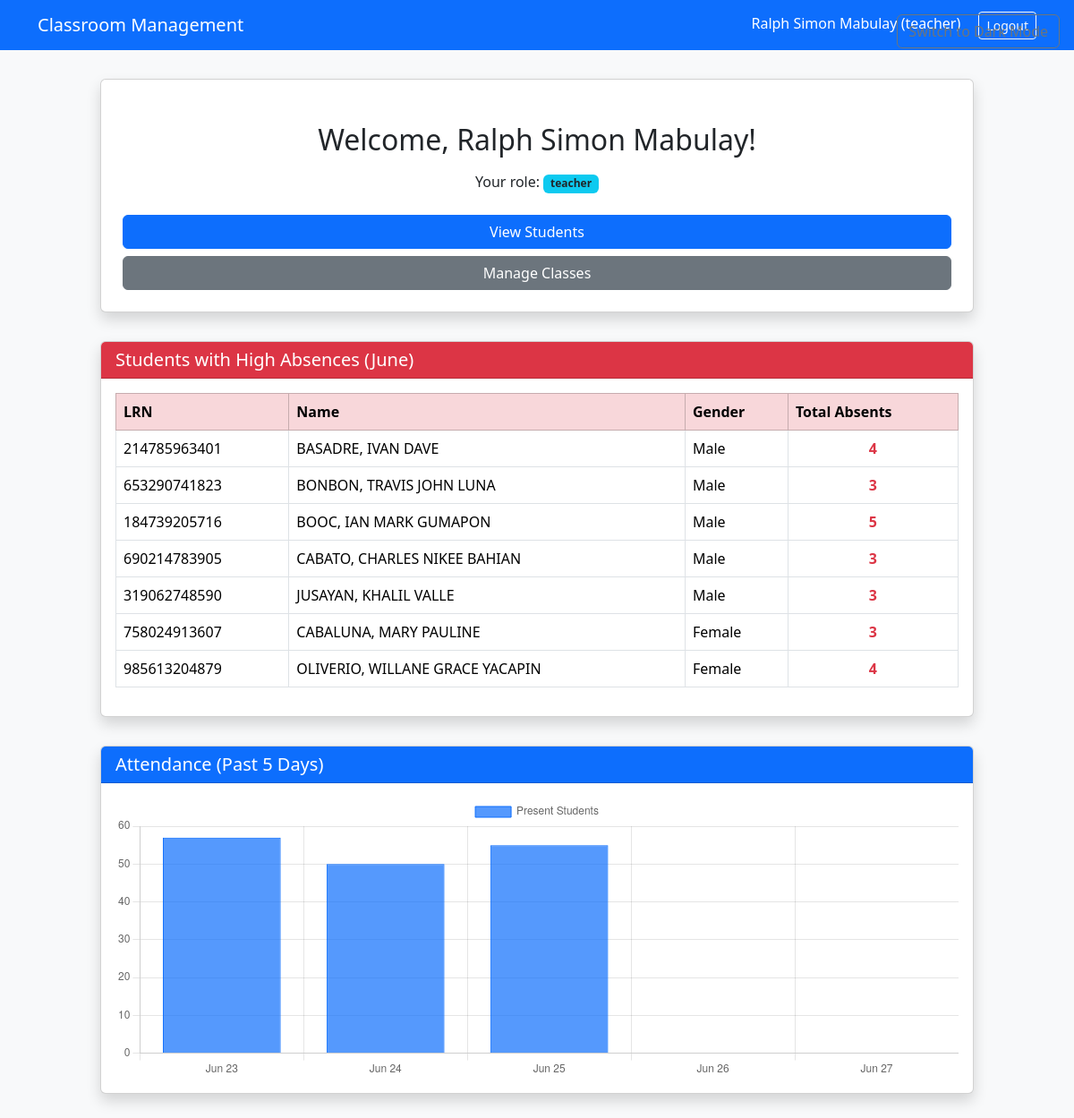
/index.php (signed in), run on the app's committed database.
### tables this page shows
CREATE TABLE `tbl_students` (
  `id` int(11) NOT NULL AUTO_INCREMENT,
  `lrn` varchar(12) NOT NULL,
  `first_name` varchar(50) NOT NULL,
  `last_name` varchar(50) NOT NULL,
  `birthdate` date NOT NULL,
  `gender` enum('Male','Female') NOT NULL,
  `address` varchar(255) DEFAULT NULL,
  `grade_level` varchar(10) DEFAULT NULL,
  `section` varchar(50) DEFAULT NULL,
  `contact_number` varchar(20) DEFAULT NULL,
  `guardian_name` varchar(100) DEFAULT NULL,
  `profile_picture` varchar(255) DEFAULT NULL,
  PRIMARY KEY (`id`),
  UNIQUE KEY `lrn` (`lrn`)
);

### index.php (the view, shortened to what this page needs)
<?php
if (isset($_SESSION['user_id'])) {
    $full_name = $_SESSION['full_name'];
    $role = $_SESSION['role'];
} else {
    header('Location: login.php');
    exit;
}
?>
<!DOCTYPE html>
<html>
<head>
    <link href="https://cdn.jsdelivr.net/npm/bootstrap@5.3.3/dist/css/bootstrap.min.css" rel="stylesheet">
</head>
<body class="bg-light">
    <nav class="navbar navbar-expand-lg navbar-dark bg-primary">
        <div class="container">
            <a class="navbar-brand" href="#">Classroom Management</a>
            <div class="ms-auto">
                <span class="navbar-text text-white me-3">
                    <?= htmlspecialchars($full_name) ?> (<?= htmlspecialchars($role) ?>)
                </span>
                <a href="logout.php" class="btn btn-outline-light btn-sm">Logout</a>
            </div>
        </div>
    </nav>
    <div class="container" style="max-width: 1000px; margin: 2rem auto;">
        <div class="row justify-content-center">
            <div class="col-12">
                <div class="card shadow p-4">
                    <h2 class="mb-3 text-center">Welcome, <?= htmlspecialchars($full_name) ?>!</h2>
                    <p class="text-center mb-4">
                        Your role: <span class="badge bg-info text-dark"><?= htmlspecialchars($role) ?></span>
                    </p>
                    <div class="d-grid gap-2">
                        <a href="students.php" class="btn btn-primary">View Students</a>
                        <a href="manage_class.php" class="btn btn-secondary">Manage Classes</a>
                    </div>
                </div>
            </div>
        </div>
    </div>
    <?php
    require 'db_connect.php';
    $stmt = $pdo->query("SELECT lrn, first_name, last_name, gender, birthdate FROM tbl_students");
    $students = $stmt->fetchAll();
    ?>
    <?php
    $currentMonth = date('F');
    $school_year = date('Y') . '-' . (date('n') >= 6 ? date('Y', strtotime('+1 year')) : date('Y'));
    $high_absent_students = [];
    foreach ($students as $student) {
        $stmt_id = $pdo->prepare("SELECT id FROM tbl_students WHERE lrn = ?");
        $stmt_id->execute([$student['lrn']]);
        $row = $stmt_id->fetch();
        $student_id = $row ? $row['id'] : null;
        if ($student_id) {
            $stmt2 = $pdo->prepare("SELECT COUNT(*) as absents FROM tbl_attendance_raw WHERE student_id = ? AND month = ? AND school_year = ? AND am_status = 'Absent' AND pm_status = 'Absent'");
            $stmt2->execute([$student_id, $currentMonth, $school_year]);
            $absents = $stmt2->fetchColumn();
            if ($absents >= 3) {
                $high_absent_students[] = [
                    'lrn' => $student['lrn'],
                    'name' => $student['last_name'] . ', ' . $student['first_name'],
                    'gender' => $student['gender'],
                    'absents' => $absents
                ];
            }
        }
    }
    ?>
    <?php if (count($high_absent_students) > 0): ?>
        <div class="container" style="max-width: 1000px; margin: 2rem auto;">
            <div class="card shadow mb-4">
                <div class="card-header bg-danger text-white">
                    <h5 class="mb-0">Students with High Absences (<?= $currentMonth ?>)</h5>
                </div>
                <div class="card-body">
                    <table class="table table-bordered table-hover align-middle">
                        <thead class="table-danger">
                            <tr>
                                <th>LRN</th>
                                <th>Name</th>
                                <th>Gender</th>
                                <th>Total Absents</th>
                            </tr>
                        </thead>
                        <tbody>
                            <?php foreach ($high_absent_students as $s): ?>
                                <tr>
                                    <td><?= htmlspecialchars($s['lrn']) ?></td>
                                    <td><?= htmlspecialchars($s['name']) ?></td>
                                    <td><?= htmlspecialchars($s['gender']) ?></td>
                                    <td class="fw-bold text-danger text-center"><?= $s['absents'] ?></td>
                                </tr>
                            <?php endforeach; ?>
                        </tbody>
                    </table>
                </div>
            </div>
        </div>
    <?php endif; ?>
    <?php
    $attendance_dates = [];
    $attendance_counts = [];
    $school_year = date('Y') . '-' . (date('n') >= 6 ? date('Y', strtotime('+1 year')) : date('Y'));
    $days_collected = 0;
    $days_checked = 0;
    while ($days_collected < 5) {
        $date = date('Y-m-d', strtotime("-$days_checked days"));
        $day_of_week = date('N', strtotime($date));
        if ($day_of_week < 6) {
            $attendance_dates[] = $date;
            $day = date('j', strtotime($date));
            $month = date('F', strtotime($date));
            $stmt = $pdo->prepare("SELECT COUNT(*) FROM tbl_attendance_raw WHERE day = ? AND month = ? AND school_year = ? AND am_status = 'Present' AND pm_status = 'Present'");
            $stmt->execute([$day, $month, $school_year]);
            $attendance_counts[] = (int)$stmt->fetchColumn();
            $days_collected++;
        }
        $days_checked++;
    }
    $attendance_dates = array_reverse($attendance_dates);
    $attendance_counts = array_reverse($attendance_counts);
    ?>
    <div class="container" style="max-width: 1000px; margin: 2rem auto;">
        <div class="card shadow mb-4">
            <div class="card-header bg-primary text-white">
                <h5 class="mb-0">Attendance (Past 5 Days)</h5>
            </div>
            <div class="card-body">
                <canvas id="attendanceChart" height="100"></canvas>
            </div>
        </div>
    </div>
    <button id="theme-toggle" class="btn btn-outline-secondary position-fixed" style="top: 1rem; right: 1rem; z-index: 1050;">
    </button>
    <script>
        const ctx = document.getElementById('attendanceChart').getContext('2d');
        const attendanceChart = new Chart(ctx, {
            type: 'bar',
            data: {
                labels: <?= json_encode(array_map(function($d) { return date('M d', strtotime($d)); }, $attendance_dates)) ?>,
                datasets: [{
                    label: 'Present Students',
                    data: <?= json_encode($attendance_counts) ?>,
                    backgroundColor: 'rgba(13,110,253,0.7)',
                    borderColor: 'rgba(13,110,253,1)',
                    borderWidth: 1
                }]
            },
            options: {
                scales: {
                    y: { beginAtZero: true, precision: 0 }
                }
            }
        });
        // Check saved theme or default to light
        function setTheme(theme) {
            if (theme === 'dark') {
                document.body.classList.add('bg-dark', 'text-light');
                document.querySelectorAll('.card, .navbar, .table, .form-control, .form-select').forEach(el => {
                    el.classList.add('bg-dark', 'text-light', 'border-secondary');
                });
                document.getElementById('theme-toggle').textContent = 'Switch to Light Mode';
            } else {
                document.body.classList.remove('bg-dark', 'text-light');
                document.querySelectorAll('.card, .navbar, .table, .form-control, .form-select').forEach(el => {
                    el.classList.remove('bg-dark', 'text-light', 'border-secondary');
                });
                document.getElementById('theme-toggle').textContent = 'Switch to Dark Mode';
            }
            localStorage.setItem('theme', theme);
        }
        // On load
        document.addEventListener('DOMContentLoaded', function() {
            const savedTheme = localStorage.getItem('theme') || 'light';
            setTheme(savedTheme);
            document.getElementById('theme-toggle').addEventListener('click', function() {
                const currentTheme = localStorage.getItem('theme') === 'dark' ? 'light' : 'dark';
                setTheme(currentTheme);
            });
        });
    </script>
</body>
</html>

### data on the page
tbl_students: lrn "214785963401", name "BASADRE, IVAN DAVE", gender "Male", absents "4"
tbl_students: lrn "653290741823", name "BONBON, TRAVIS JOHN LUNA", gender "Male", absents "3"
tbl_students: lrn "184739205716", name "BOOC, IAN MARK GUMAPON", gender "Male", absents "5"
tbl_students: lrn "690214783905", name "CABATO, CHARLES NIKEE BAHIAN", gender "Male", absents "3"
tbl_students: lrn "319062748590", name "JUSAYAN, KHALIL VALLE", gender "Male", absents "3"
tbl_students: lrn "758024913607", name "CABALUNA, MARY PAULINE", gender "Female", absents "3"
tbl_students: lrn "985613204879", name "OLIVERIO, WILLANE GRACE YACAPIN", gender "Female", absents "4"

### other printed values
$full_name "Ralph Simon Mabulay"
$role "teacher"
chart data {{ json_encode($attendance_counts) }} [57,50,55,0,0]
